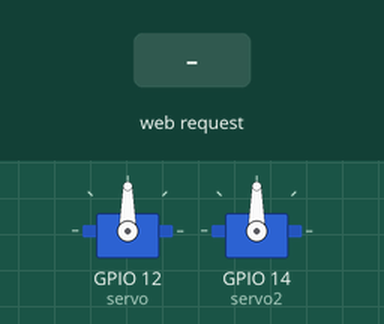
Recording of a sketch running on a simulated ESP8266 (NodeMCU). Parts: 2 × servo. The inputs (shaded band) are chosen by the test bench. WiFi joins after 1.5 s; servers stay silent unless stated; what the sketch prints to the serial monitor is not drawn.

Above: at 2.7 s.
2.8 s: HTTP request GET /rotate received
At 3.4 s:
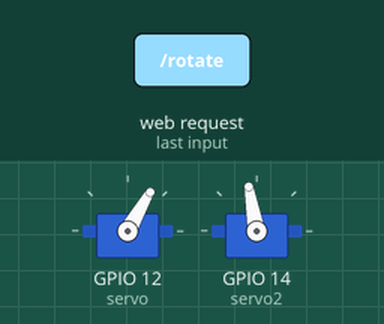
4.3 s: HTTP request GET /reverse received
At 5.7 s:
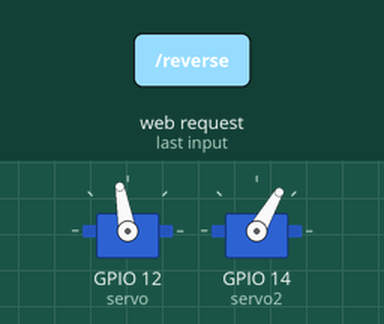
Timing chart, 0 to 7.3 s (numbered marks = the images above; inputs shaded):
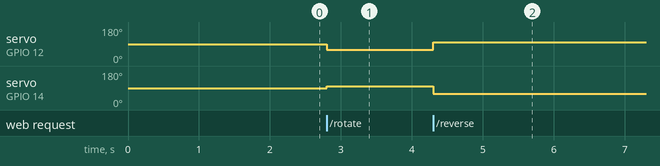

Measured:
- after the input at 2.8 s, servo on GPIO 12 (servo): 90° → 60° at once; servo on GPIO 14 (servo2): 90° → 100° at once
- after the input at 4.3 s, servo on GPIO 12 (servo): 60° → 100° at once; servo on GPIO 14 (servo2): 100° → 60° at once

The sketch:

mDNS_Web_Server_Servo.ino
```cpp
/*
  ESP8266 mDNS responder sample

  This is an example of an HTTP server that is accessible
  via http://esp8266.local URL thanks to mDNS responder.

  Instructions:
  - Update WiFi SSID and password as necessary.
  - Flash the sketch to the ESP8266 board
  - Install host software:
    - For Linux, install Avahi (http://avahi.org/).
    - For Windows, install Bonjour (http://www.apple.com/support/bonjour/).
    - For Mac OSX and iOS support is built in through Bonjour already.
  - Point your browser to http://esp8266.local, you should see a response.

 */


#include <ESP8266WiFi.h>
#include <ESP8266mDNS.h>
#include <WiFiClient.h>
#include <Servo.h>

const char* ssid = "SSID";
const char* password = "PASS";

Servo servo;
Servo servo2;

// TCP server at port 80 will respond to HTTP requests
WiFiServer server(80);

void setup(void)
{
  servo.attach(12);
  servo2.attach(14);
  servo.write(90);
  servo2.write(90);
  Serial.begin(115200);

  // Connect to WiFi network
  WiFi.begin(ssid, password);
  Serial.println("");

  // Wait for connection
  while (WiFi.status() != WL_CONNECTED) {
    delay(500);
    Serial.print(".");
  }
  Serial.println("");
  Serial.print("Connected to ");
  Serial.println(ssid);
  Serial.print("IP address: ");
  Serial.println(WiFi.localIP());

  // Set up mDNS responder:
  // - first argument is the domain name, in this example
  //   the fully-qualified domain name is "esp8266.local"
  // - second argument is the IP address to advertise
  //   we send our IP address on the WiFi network
  if (!MDNS.begin("esp8266")) {
    Serial.println("Error setting up MDNS responder!");
    while(1) {
      delay(1000);
    }
  }
  Serial.println("mDNS responder started");

  // Start TCP (HTTP) server
  server.begin();
  Serial.println("TCP server started");

  // Add service to MDNS-SD
  MDNS.addService("http", "tcp", 80);
}

void loop(void)
{
  // Check if a client has connected
  WiFiClient client = server.available();
  if (!client) {
    return;
  }
  Serial.println("");
  Serial.println("New client");

  // Wait for data from client to become available
  while(client.connected() && !client.available()){
    delay(1);
  }

  // Read the first line of HTTP request
  String req = client.readStringUntil('\r');

  // First line of HTTP request looks like "GET /path HTTP/1.1"
  // Retrieve the "/path" part by finding the spaces
  int addr_start = req.indexOf(' ');
  int addr_end = req.indexOf(' ', addr_start + 1);
  if (addr_start == -1 || addr_end == -1) {
    Serial.print("Invalid request: ");
    Serial.println(req);
    return;
  }
  req = req.substring(addr_start + 1, addr_end);
  Serial.print("Request: ");
  Serial.println(req);
  client.flush();

  String s;
  if (req == "/")
  {
    servo.write(90);
    servo2.write(90);
    IPAddress ip = WiFi.localIP();
    String ipStr = String(ip[0]) + '.' + String(ip[1]) + '.' + String(ip[2]) + '.' + String(ip[3]);
    s = "HTTP/1.1 200 OK\r\nContent-Type: text/html\r\n\r\n<!DOCTYPE HTML>\r\n<html>Hello from ESP8266 at ";
    s += ipStr;
    s += "</html>\r\n\r\n";
    Serial.println("Sending 200");
  } else if (req == "/rotate") {
    servo.write(60);
    servo2.write(100);
    s = "HTTP/1.1 200 OK\r\n<!DOCTYPE HTML><html>Motor is rotated.</html>";
  } else if (req == "/reverse") {
    servo.write(100);
    servo2.write(60);
    s = "HTTP/1.1 200 OK\r\n<!DOCTYPE HTML><html>Motor is reversed.</html>";

  } else {
    s = "HTTP/1.1 404 Not Found\r\n\r\n";
    Serial.println("Sending 404");
  }
  client.print(s);

  Serial.println("Done with client");
}
```
